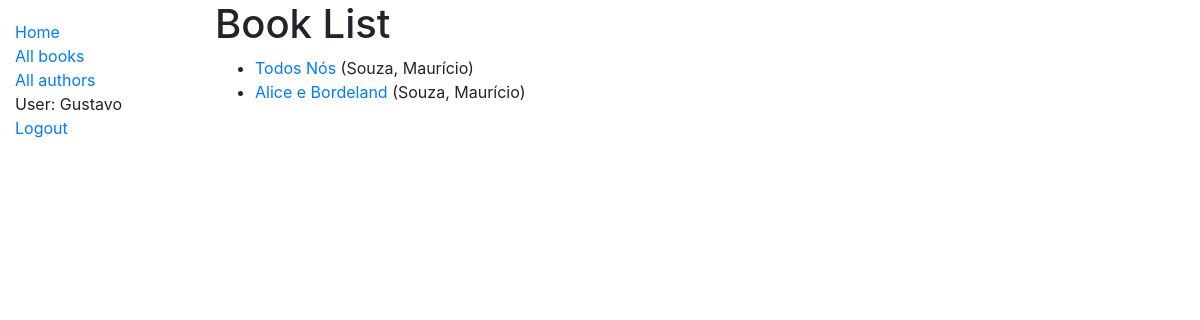
/catalog/books/ (signed in), run on an earlier commit of the app's database.
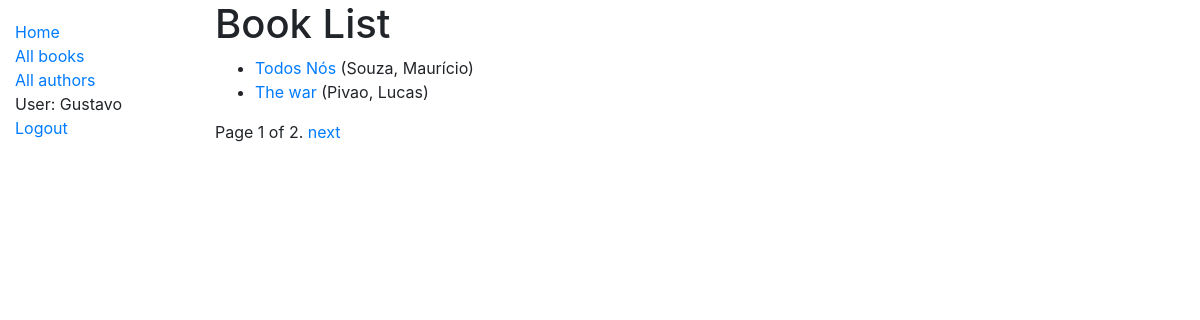
And on a later commit of the database.
### catalog/models.py (models this page shows, shortened)
class Book(models.Model):
    title = models.CharField(max_length=200)
    author = models.ForeignKey('Author', on_delete=models.SET_NULL, null=True)
    summmary = models.TextField(max_length=1000, help_text='Enter a brief description of the book.')
    isbn = models.CharField('ISBN', max_length=20, help_text='13 Character [ISBN number]')
    genre = models.ManyToManyField(Genre, help_text='Select a genre for this book.')
    language = models.ForeignKey(
        'Language', on_delete=models.SET_NULL, null=True)
    class Meta:
        ordering = ['title', 'author']
    def display_genre(self):
        """Create a string for the Genre. This is required to display genre in Admin."""
        return ', '.join(genre.name for genre in self.genre.all()[:3])
    display_genre.short_description = 'Genre'
    def get_absolute_url(self):
        return reverse('book-detail', args=[str(self.id)])

class Author(models.Model):
    first_name = models.CharField(max_length=100)
    last_name = models.CharField(max_length=100)
    date_of_birth = models.DateField(null=True, blank=True)
    date_of_death = models.DateField('Died', null=True, blank=True)
    class Meta:
        ordering = ['last_name', 'first_name']
    def __str__(self):
        return f'{self.last_name}, {self.first_name}'

### catalog/views.py (the view)
# urls.py: path('books/', views.BookListView.as_view(), name='books'),
class BookListView(LoginRequiredMixin, generic.ListView):
    queryset = Book.objects.order_by('-title')
    context_object_name = 'book_list'
    paginate_by = 2

### catalog/templates/catalog/book_list.html
{% extends "base_generic.html" %}
{% block content %}
  <h1>Book List</h1>
  {% if book_list %}
  <ul>
    {% for book in book_list %}
      <li>
        <a href="{{ book.get_absolute_url }}">{{ book.title }}</a> ({{book.author}})
      </li>
    {% endfor %}
  </ul>
  {% else %}
    <p>There are no books in the library.</p>
  {% endif %}
{% endblock %}

### catalog/templates/base_generic.html (shortened to what this page needs)
<!doctype html>
<html lang="en">
  <head>
    <link
      rel="stylesheet"
      href="https://stackpath.bootstrapcdn.com/bootstrap/4.1.3/css/bootstrap.min.css"
 />
    {% load static %}
    <link rel="stylesheet" href="{% static 'css/styles.css' %}" />
  </head>
  <body>
    <div class="container-fluid">
      <div class="row">
        <div class="col-sm-2">
          {% block sidebar %}
            <ul class="sidebar-nav">
              <li><a href="{% url 'index' %}">Home</a></li>
              <li><a href="{% url 'books' %}">All books</a></li>
              <li><a href="">All authors</a></li>
              {% if user.is_authenticated %}
                <li>User: {{ user.get_username }}</li>
                <li>
                  <form method="post" action="{% url 'logout' %}">
                    <button type="submit" class="btn btn-link p-0 border-0 align-baseline">Logout</button>
                  </form>
                </li>
                  {% else %}
                <li><a href="{% url 'login'%}?next={{request.path}}">Login</a></li>
                  {% endif %}
            </ul>
          {% endblock %}
        </div>
        <div class="col-sm-10">
          {% block content %}{% endblock %}
          {% block pagination %}
            {% if is_paginated %}
              <div class="pagination">
                <span class="page-links">
                  <span class="page-current">
                    Page {{ page_obj.number }} of {{ page_obj.paginator.num_pages }}.
                  </span>
                  {% if page_obj.has_next %}
                    <a href="{{ request.path }}?page={{ page_obj.next_page_number }}">next</a>
                  {% endif %}
                </span>
              </div>
            {% endif %}
          {% endblock %}
        </div>
      </div>
    </div>
  </body>
</html>

What changed in the data, as far as the page shows it:
no longer on this page (row unchanged): Book: title "Alice e Bordeland", author "Souza, Maurício"
added Book: title "The war", author "Pivao, Lucas"
Also different on the page:
{{ page_obj.number }}: (not shown) → "1"
{{ page_obj.paginator.num_pages }}: (not shown) → "2"
text now shown: "Page of . next"
